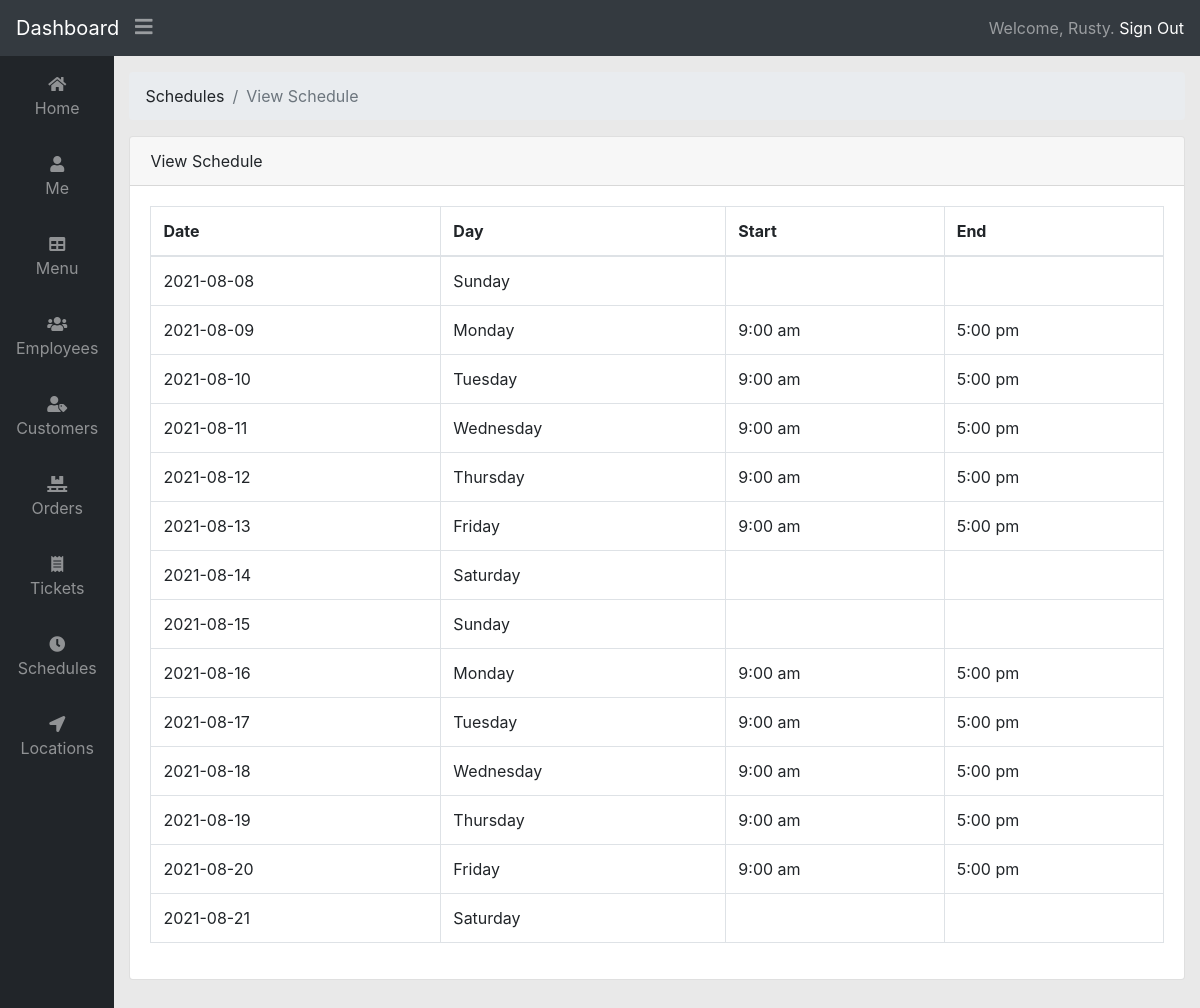
The app's page /viewschedule.php (signed in) with its own data.
### tables this page shows
CREATE TABLE `schedules` (
  `schedulekey` int NOT NULL,
  `employeekey` int DEFAULT NULL,
  `schedulestart` date NOT NULL,
  `sundaystart` time DEFAULT NULL,
  `sundayend` time DEFAULT NULL,
  `mondaystart` time DEFAULT NULL,
  `mondayend` time DEFAULT NULL,
  `tuesdaystart` time DEFAULT NULL,
  `tuesdayend` time DEFAULT NULL,
  `wednesdaystart` time DEFAULT NULL,
  `wednesdayend` time DEFAULT NULL,
  `thursdaystart` time DEFAULT NULL,
  `thursdayend` time DEFAULT NULL,
  `fridaystart` time DEFAULT NULL,
  `fridayend` time DEFAULT NULL,
  `saturdaystart` time DEFAULT NULL,
  `saturdayend` time DEFAULT NULL
);

### viewschedule.php (the view, shortened to what this page needs)
<?php
	require_once 'header.php';
	if ($_SESSION['signedin'] == 1) {
?>
<ol class="breadcrumb">
	<li class="breadcrumb-item">Schedules</li>
	<li class="breadcrumb-item active">View Schedule</li>
</ol>
<div class="card">
	<div class="card-header">View Schedule</div>
	<div class="card-body">
		<div class="table-responsive">
			<table class="table table-bordered" id="scheduleTable" width="100%" cellspacing="0">
				<thead>
					<tr>
						<th>Date</th>
						<th>Day</th>
						<th>Start</th>
						<th>End</th>
					</tr>
				</thead>
				<tbody>
					<?php
					$sqlselectc = "SELECT * FROM schedules WHERE employeekey=:bvemployeekey ORDER BY schedulekey ASC";
					$result = $db->prepare($sqlselectc);
					if (isset($_POST['selectemployeesubmit'])) {
						$result->bindValue('bvemployeekey', $_POST['employeekey']);
					} else {
						$result->bindValue('bvemployeekey', $_SESSION['employeekey']);
					}
					$result->execute();
					while ($row = $result-> fetch()) {
						for ($i = 0; $i < 7; $i++) {
							$date = date('Y-m-d', strtotime('+' . $i . ' day', strtotime($row['schedulestart'])));
							echo '<tr><td> ' . $date .
							'</td><td> ' . date('l', strtotime($date)) . '</td>
							<td> ';
							if (is_null($row[strtolower(date('l', strtotime($date))) . 'start'])) {
								echo '';
							} else {
								echo date("g:i a", strtotime($row[strtolower(date('l', strtotime($date))) . 'start']));
							}
							echo '</td><td>';
							if (is_null($row[strtolower(date('l', strtotime($date))) . 'end'])) {
								echo '';
							} else {
								echo date("g:i a", strtotime($row[strtolower(date('l', strtotime($date))) . 'end']));
							}
							echo '</td></tr>';
						}
					}
					?>
				</tbody>
			</table>
		</div>
	</div>
</div>
<?php
}
else {
	echo '<p>You are not signed in. Click <a href="signin.php">here</a> to sign in.</p>';
}
	require_once 'footer.php';
?>

### styles/main.css (style rules this page uses)
body { font-family: -apple-system, BlinkMacSystemFont, "Segoe UI", Roboto, "Helvetica Neue", Arial, "Noto Sans", sans-serif, "Apple Color Emoji", "Segoe UI Emoji", "Segoe UI Symbol", "Noto Color Emoji"; background-color: #e9e9e9; }
td { vertical-align: middle !important; }

### records on screen
schedules: schedulestart "2021-08-08", schedulestart "Sunday", schedulestart "2021-08-09", schedulestart "Monday", schedulestart+mondaystart "9:00 am", schedulestart+mondayend "5:00 pm", schedulestart "2021-08-10", schedulestart "Tuesday", schedulestart+tuesdaystart "9:00 am", schedulestart+tuesdayend "5:00 pm", schedulestart "2021-08-11", schedulestart "Wednesday", schedulestart+wednesdaystart "9:00 am", schedulestart+wednesdayend "5:00 pm", schedulestart "2021-08-12", schedulestart "Thursday", schedulestart+thursdaystart "9:00 am", schedulestart+thursdayend "5:00 pm", schedulestart "2021-08-13", schedulestart "Friday", schedulestart+fridaystart "9:00 am", schedulestart+fridayend "5:00 pm", schedulestart "2021-08-14", schedulestart "Saturday"
schedules: schedulestart "2021-08-15", schedulestart "Sunday", schedulestart "2021-08-16", schedulestart "Monday", schedulestart+mondaystart "9:00 am", schedulestart+mondayend "5:00 pm", schedulestart "2021-08-17", schedulestart "Tuesday", schedulestart+tuesdaystart "9:00 am", schedulestart+tuesdayend "5:00 pm", schedulestart "2021-08-18", schedulestart "Wednesday", schedulestart+wednesdaystart "9:00 am", schedulestart+wednesdayend "5:00 pm", schedulestart "2021-08-19", schedulestart "Thursday", schedulestart+thursdaystart "9:00 am", schedulestart+thursdayend "5:00 pm", schedulestart "2021-08-20", schedulestart "Friday", schedulestart+fridaystart "9:00 am", schedulestart+fridayend "5:00 pm", schedulestart "2021-08-21", schedulestart "Saturday"

### other values on screen
$_SESSION['employeefirstname'] "Rusty"
